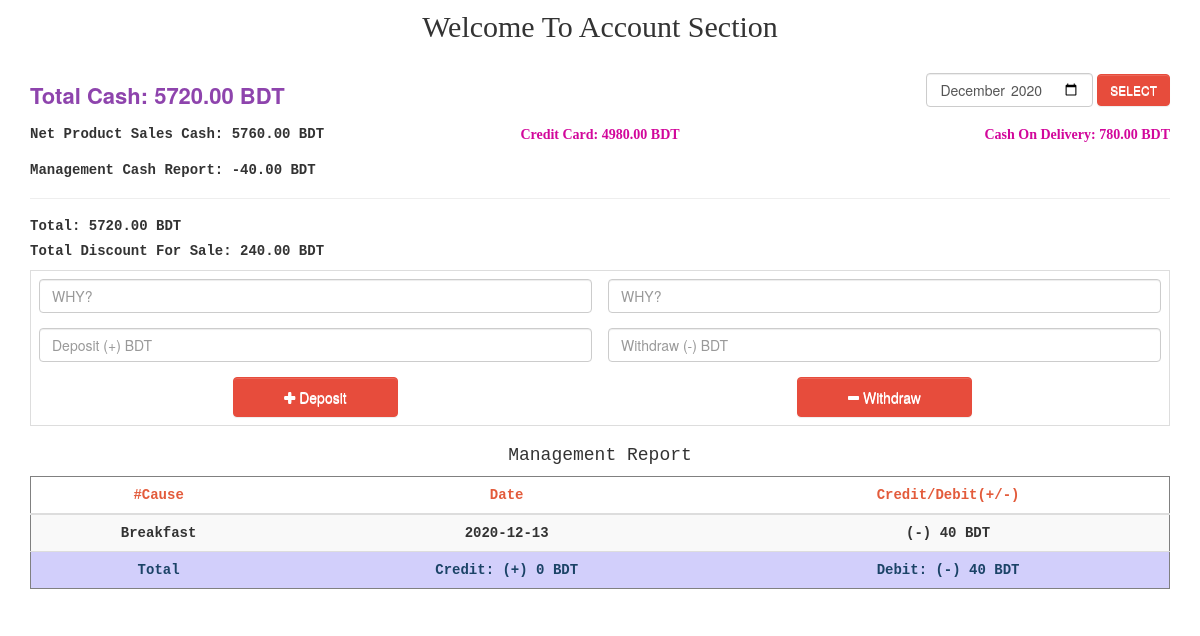
/totalcash.php (signed in), run on the app's committed database.
### tables this page shows
CREATE TABLE `dorypos_ex` (
  `id` int(11) NOT NULL AUTO_INCREMENT,
  `reason` varchar(255) NOT NULL,
  `amount` float NOT NULL,
  `status` tinyint(1) NOT NULL,
  `date` varchar(100) NOT NULL,
  PRIMARY KEY (`id`)
);

### function.php (called while the page is built, shortened)
<?php
function cash($db)
{
            $sql3 = "SELECT * FROM dorypos_ex ORDER BY id DESC";
              $result3 = mysqli_query($db, $sql3);
              $shop_cash = 0.00;
							if(mysqli_num_rows($result3) > 0){
								while($record3 = mysqli_fetch_assoc($result3)){
                  if($record3['status']==FALSE){
                    $shop_cash = $shop_cash + floatval($record3['amount']);
                  }else{
                    $shop_cash = $shop_cash - floatval($record3['amount']);
                  }
                }
              }
              $sql = "SELECT * FROM dorypos_sale ORDER BY sale_id DESC";
              $result = mysqli_query($db, $sql);
							if(mysqli_num_rows($result) > 0){
								while($record = mysqli_fetch_assoc($result)){
                    $shop_cash = $shop_cash + floatval($record['net_price']);
                }
              }
              return $shop_cash;
}
  ?> <script>alert("<?php echo $record['paid']; ?>");</script> <?php

### totalcash.php (the view, shortened to what this page needs)
<!DOCTYPE HTML>
<html lang="en-US" ng-app>
<?php
      require 'function.php';
      $db = connector_db();
 ?>
<head>
	<link rel="stylesheet" type="text/css" href="assets/css/bootstrap.css" media="all" />
	<link rel="stylesheet" type="text/css" href="assets/css/bootstrap-theme.css" media="all" />
	<link rel="stylesheet" type="text/css" href="assets/css/normalize.css" media="all" />
	<link rel="stylesheet" type="text/css" href="assets/css/font-awesome.css" media="all" />
</head>
<body>
	<div class="main">
		<div class="container text-center" style="padding-top:0%;">
		   <h2 style="margin-top: 10px; font-family: fantasy;">Welcome To Account Section</h2>
		   <div class="total-cash">
			<div class="row">
				<div class="col-sm-6">
					<h4 class="total">Total Cash: <?php echo sprintf('%.2f', cash($db) ); ?> BDT</h4>
				</div>
				<div class="col-md-6">
					<form method="post" class="form-inline" style="float: right;">
							<div class="form-group">
								<input type="month" id="start" class="form-control" name="short_month"
									min="2017-01" value="<?php echo date('Y-m'); ?>" />
							</div>
						<button type="submit" class="btn btn-default add" style="font-size: 12px; font-weight: normal; line-height: 0.7; padding: 11px 12px;" name="select_">SELECT</button>
					</form>
				</div>
			</div>
			<?php
			if(isset($_POST['select_']) && !empty($_POST['short_month'])){
				$month=$_POST['short_month'];
				$sql3 = "SELECT * FROM dorypos_ex WHERE date LIKE '$month%' ORDER BY id DESC";
			}else{
				$sql3 = "SELECT * FROM dorypos_ex ORDER BY id DESC";
			}
			$result3 = mysqli_query($db, $sql3);
			$shop_cash = 0.00;
						  if(mysqli_num_rows($result3) > 0){
							  while($record3 = mysqli_fetch_assoc($result3)){
				if($record3['status']==FALSE){
				  $shop_cash = $shop_cash + floatval($record3['amount']);
				}else{
				  $shop_cash = $shop_cash - floatval($record3['amount']);
				}
			  }
			}
			$extra_cash = $shop_cash;
			$net_sale =0.0;
			$card_payment =0.0;
			$cash_payment =0.0;
			$net_discount =0.0;
			if(isset($_POST['select_']) && !empty($_POST['short_month'])){
				$month=$_POST['short_month'];
				$sql = "SELECT * FROM dorypos_sale WHERE date LIKE '$month%' ORDER BY sale_id DESC";
			}else{
				$sql = "SELECT * FROM dorypos_sale ORDER BY sale_id DESC";
			}
			$result = mysqli_query($db, $sql);
						  if(mysqli_num_rows($result) > 0){
							  while($record = mysqli_fetch_assoc($result)){
				  $shop_cash = $shop_cash + floatval($record['net_price']);
				  $net_sale = $net_sale + floatval($record['net_price']);
				  if($record['card']==1){
					  $card_payment= $card_payment + floatval($record['net_price']);
				  }else{
					  $cash_payment= $cash_payment + floatval($record['net_price']);
				  }
				  $net_discount = $net_discount + floatval($record['final_discount']);
			  }
			}
			 ?>
			<div class="row">
				<div class="col-sm-4">
				<h5>Net Product Sales Cash: <?php echo sprintf('%.2f', $net_sale); ?> BDT</h5>
				</div>
				<div class="col-sm-4">
					<h5 style="text-align: center; color: #d2079b; font-family: cursive;">Credit Card: <?php echo sprintf('%.2f', $card_payment); ?> BDT</h5>
				</div>
				<div class="col-sm-4">
					<h5 style="text-align: right; color: #d2079b; font-family: cursive;">Cash On Delivery: <?php echo sprintf('%.2f', $cash_payment); ?> BDT</h5>
				</div>
			</div>
			<div class="row">
				<div class="col-sm-12">
					<h5>Management Cash Report: <?php echo sprintf('%.2f', $extra_cash); ?> BDT</h5>
					<hr>
					<h5 style="/* padding-bottom: 10px; */">Total: <?php echo sprintf('%.2f', $shop_cash); ?> BDT</h5>
					<h5>Total Discount For Sale: <?php echo sprintf('%.2f', $net_discount); ?> BDT</h5>
				</div>
			</div>
		   </div>
		   <div class="with-depo">
		   	<table class="table" style="border: 1px solid #ddd;">
		   		<tr>
		   			<td>
						 <form method="post">
								<div class="form-group">
									<input type="text" class="form-control" id="email" placeholder="WHY?" name="reason_">
								</div>
								<div class="form-group">
									<input type="text" class="form-control" id="email" placeholder="Deposit (+) BDT" name="amount_">
								</div>
								<button type="submit" class="btn btn-default add" name="credit"><i class="fa fa-plus"></i> Deposit</button>
							</form>
		   			</td>
		   			<td>
		   				<form method="post">
								<div class="form-group">
									<input type="text" class="form-control" id="email" placeholder="WHY?" name="reason_">
								</div>
								<div class="form-group">
									<input type="text" class="form-control" id="email" placeholder="Withdraw (-) BDT" name="amount_">
								</div>
								<button type="submit" class="btn btn-default add" name="debit"><i class="fa fa-minus"></i> Withdraw</button>
							</form>
		   			</td>
		   		</tr>
		   	</table>
		   </div>
		   <div class="cash-table">
		   	<h4>Management Report</h4>
		   	<table class="table table-striped">
				    <thead>
				      <tr>
				        <th>#Cause</th>
				        <th>Date</th>
				        <th>Credit/Debit(+/-)</th>
				      </tr>
				    </thead>
				    <tbody>
						<?php
							$credit = 0.0;
							$debit =0.0;
							if(isset($_POST['select_']) && !empty($_POST['short_month'])){
								$month=$_POST['short_month'];
								$sql3 = "SELECT * FROM dorypos_ex WHERE date LIKE '$month%' ORDER BY id DESC";
							}else{
								$sql3 = "SELECT * FROM dorypos_ex ORDER BY id DESC";
							}
							$result3 = mysqli_query($db, $sql3);
							if(mysqli_num_rows($result3) > 0){
								while($record3 = mysqli_fetch_assoc($result3)){
								?>
				      <tr>
				        <td><?php echo $record3['reason']; ?></td>
				        <td><?php echo $record3['date']; ?></td>
				        <td><?php if($record3['status']==FALSE){
									echo "(+) ";
									$shop_cash = $shop_cash + floatval($record3['amount']);
									$credit = $credit + floatval($record3['amount']);
								}else{
									echo "(-) ";
									$shop_cash = $shop_cash - floatval($record3['amount']);
									$debit = $debit + floatval($record3['amount']);
								} echo $record3['amount']." BDT"; ?></td>
							</tr>
							<?php
							} ?> <tr style="
							background-color: #d2cffb;
							font-weight: 600;
							color: #1b4367;"><td>Total</td><td><?php echo "Credit: (+) ".$credit." BDT"; ?></td><td><?php echo "Debit: (-) ".$debit." BDT"; ?></td></tr><?php
							}
							 ?>
				    </tbody>
				 </table>
		   </div>
		</div>
	 </div>
</body>
</html>

### totalcash.php (style rules this page uses)
h2, h4 { color: #333; }
.total { color: #8e44ad; font-size: 22px; text-align: left; font-weight: 700; }
.add { padding: 9px 50px; background: #e74c3c; color: #fff; border-color: #e74c3c; outline: none; }
.total-cash { margin-top: 30px; }
th { text-align: center; color: #e35b3b; }
.table { border: 1px solid grey; }
.cash-table { font-weight: bolder; font-family: monospace; }
h5, .h5 { font-size: 14px; color: #333; font-weight: bold; font-family: monospace; text-align: left; }

### data on the page
dorypos_ex: reason "Breakfast", date "2020-12-13", amount "40"

### other printed values
cash($db) "5720.00"
$net_sale "5760.00"
$card_payment "4980.00"
$cash_payment "780.00"
$extra_cash "-40.00"
$shop_cash "5720.00"
$net_discount "240.00"
$credit "0"
$debit "40"
